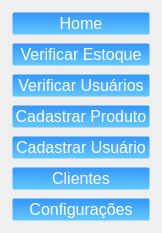
        <widget class="QFrame" name="frame_botoes_navegacoes">
         <property name="sizePolicy">
          <sizepolicy hsizetype="Expanding" vsizetype="Expanding">
           <horstretch>0</horstretch>
           <verstretch>0</verstretch>
          </sizepolicy>
         </property>
         <property name="maximumSize">
          <size>
           <width>162</width>
           <height>16777215</height>
          </size>
         </property>
         <property name="frameShape">
          <enum>QFrame::NoFrame</enum>
         </property>
         <property name="frameShadow">
          <enum>QFrame::Plain</enum>
         </property>
         <layout class="QVBoxLayout" name="verticalLayout_11">
          <item>
           <widget class="QPushButton" name="btn_home">
            <property name="sizePolicy">
             <sizepolicy hsizetype="Expanding" vsizetype="Expanding">
              <horstretch>0</horstretch>
              <verstretch>0</verstretch>
             </sizepolicy>
            </property>
            <property name="maximumSize">
             <size>
              <width>145</width>
              <height>25</height>
             </size>
            </property>
            <property name="cursor">
             <cursorShape>PointingHandCursor</cursorShape>
            </property>
            <property name="styleSheet">
             <string notr="true">QPushButton {
    color: rgb(255, 255, 255);
    border-radius: 3px;
    font-size: 16px;
    background: qlineargradient(x1:0, y1:0, x2:0, y2:1, stop:0 rgb(50, 150, 250), stop:1 rgb(100, 200, 255)); /* Gradiente de azul claro para azul mais claro */
    border: 3px solid transparent;
}

QPushButton:hover {
    background: qlineargradient(x1:0, y1:0, x2:0, y2:1, stop:0 rgb(100, 180, 255), stop:1 rgb(150, 220, 255)); /* Gradiente de azul mais claro para azul ainda mais claro */
    color: black;
}</string>
            </property>
            <property name="text">
             <string>Home</string>
            </property>
           </widget>
          </item>
          <item>
           <widget class="QPushButton" name="btn_verificar_estoque">
            <property name="sizePolicy">
             <sizepolicy hsizetype="Expanding" vsizetype="Expanding">
              <horstretch>0</horstretch>
              <verstretch>0</verstretch>
             </sizepolicy>
            </property>
            <property name="maximumSize">
             <size>
              <width>145</width>
              <height>25</height>
             </size>
            </property>
            <property name="cursor">
             <cursorShape>PointingHandCursor</cursorShape>
            </property>
            <property name="styleSheet">
             <string notr="true">QPushButton {
    color: rgb(255, 255, 255);
    border-radius: 3px;
    font-size: 16px;
    background: qlineargradient(x1:0, y1:0, x2:0, y2:1, stop:0 rgb(50, 150, 250), stop:1 rgb(100, 200, 255)); /* Gradiente de azul claro para azul mais claro */
    border: 3px solid transparent;
}

QPushButton:hover {
    background: qlineargradient(x1:0, y1:0, x2:0, y2:1, stop:0 rgb(100, 180, 255), stop:1 rgb(150, 220, 255)); /* Gradiente de azul mais claro para azul ainda mais claro */
    color: black;
}</string>
            </property>
            <property name="text">
             <string>Verificar Estoque</string>
            </property>
           </widget>
          </item>
          <item>
           <widget class="QPushButton" name="btn_verificar_usuarios">
            <property name="sizePolicy">
             <sizepolicy hsizetype="Expanding" vsizetype="Expanding">
              <horstretch>0</horstretch>
              <verstretch>0</verstretch>
             </sizepolicy>
            </property>
            <property name="maximumSize">
             <size>
              <width>145</width>
              <height>25</height>
             </size>
            </property>
            <property name="cursor">
             <cursorShape>PointingHandCursor</cursorShape>
            </property>
            <property name="styleSheet">
             <string notr="true">QPushButton {
    color: rgb(255, 255, 255);
    border-radius: 3px;
    font-size: 16px;
    background: qlineargradient(x1:0, y1:0, x2:0, y2:1, stop:0 rgb(50, 150, 250), stop:1 rgb(100, 200, 255)); /* Gradiente de azul claro para azul mais claro */
    border: 3px solid transparent;
}

QPushButton:hover {
    background: qlineargradient(x1:0, y1:0, x2:0, y2:1, stop:0 rgb(100, 180, 255), stop:1 rgb(150, 220, 255)); /* Gradiente de azul mais claro para azul ainda mais claro */
    color: black;
}</string>
            </property>
            <property name="text">
             <string>Verificar Usuários</string>
            </property>
           </widget>
          </item>
          <item>
           <widget class="QPushButton" name="btn_cadastrar_produto">
            <property name="sizePolicy">
             <sizepolicy hsizetype="Expanding" vsizetype="Expanding">
              <horstretch>0</horstretch>
              <verstretch>0</verstretch>
             </sizepolicy>
            </property>
            <property name="maximumSize">
             <size>
              <width>145</width>
              <height>25</height>
             </size>
            </property>
            <property name="cursor">
             <cursorShape>PointingHandCursor</cursorShape>
            </property>
            <property name="styleSheet">
             <string notr="true">QPushButton {
    color: rgb(255, 255, 255);
    border-radius: 3px;
    font-size: 16px;
    background: qlineargradient(x1:0, y1:0, x2:0, y2:1, stop:0 rgb(50, 150, 250), stop:1 rgb(100, 200, 255)); /* Gradiente de azul claro para azul mais claro */
    border: 3px solid transparent;
}

QPushButton:hover {
    background: qlineargradient(x1:0, y1:0, x2:0, y2:1, stop:0 rgb(100, 180, 255), stop:1 rgb(150, 220, 255)); /* Gradiente de azul mais claro para azul ainda mais claro */
    color: black;
}</string>
            </property>
            <property name="text">
             <string>Cadastrar Produto</string>
            </property>
           </widget>
          </item>
          <item>
           <widget class="QPushButton" name="btn_cadastrar_usuarios">
            <property name="sizePolicy">
             <sizepolicy hsizetype="Expanding" vsizetype="Expanding">
              <horstretch>0</horstretch>
              <verstretch>0</verstretch>
             </sizepolicy>
            </property>
            <property name="maximumSize">
             <size>
              <width>145</width>
              <height>25</height>
             </size>
            </property>
            <property name="cursor">
             <cursorShape>PointingHandCursor</cursorShape>
            </property>
            <property name="styleSheet">
             <string notr="true">QPushButton {
    color: rgb(255, 255, 255);
    border-radius: 3px;
    font-size: 16px;
    background: qlineargradient(x1:0, y1:0, x2:0, y2:1, stop:0 rgb(50, 150, 250), stop:1 rgb(100, 200, 255)); /* Gradiente de azul claro para azul mais claro */
    border: 3px solid transparent;
}

QPushButton:hover {
    background: qlineargradient(x1:0, y1:0, x2:0, y2:1, stop:0 rgb(100, 180, 255), stop:1 rgb(150, 220, 255)); /* Gradiente de azul mais claro para azul ainda mais claro */
    color: black;
}</string>
            </property>
            <property name="text">
             <string>Cadastrar Usuário</string>
            </property>
           </widget>
          </item>
          <item>
           <widget class="QPushButton" name="btn_clientes">
            <property name="sizePolicy">
             <sizepolicy hsizetype="Expanding" vsizetype="Expanding">
              <horstretch>0</horstretch>
              <verstretch>0</verstretch>
             </sizepolicy>
            </property>
            <property name="maximumSize">
             <size>
              <width>145</width>
              <height>25</height>
             </size>
            </property>
            <property name="styleSheet">
             <string notr="true">QPushButton {
    color: rgb(255, 255, 255);
    border-radius: 3px;
    font-size: 16px;
    background: qlineargradient(x1:0, y1:0, x2:0, y2:1, stop:0 rgb(50, 150, 250), stop:1 rgb(100, 200, 255)); /* Gradiente de azul claro para azul mais claro */
    border: 3px solid transparent;
}

QPushButton:hover {
    background: qlineargradient(x1:0, y1:0, x2:0, y2:1, stop:0 rgb(100, 180, 255), stop:1 rgb(150, 220, 255)); /* Gradiente de azul mais claro para azul ainda mais claro */
    color: black;
}</string>
            </property>
            <property name="text">
             <string>Clientes</string>
            </property>
           </widget>
          </item>
          <item>
           <widget class="QPushButton" name="btn_configuracoes">
            <property name="sizePolicy">
             <sizepolicy hsizetype="Expanding" vsizetype="Expanding">
              <horstretch>0</horstretch>
              <verstretch>0</verstretch>
             </sizepolicy>
            </property>
            <property name="maximumSize">
             <size>
              <width>145</width>
              <height>25</height>
             </size>
            </property>
            <property name="styleSheet">
             <string notr="true">QPushButton {
    color: rgb(255, 255, 255);
    border-radius: 3px;
    font-size: 16px;
    background: qlineargradient(x1:0, y1:0, x2:0, y2:1, stop:0 rgb(50, 150, 250), stop:1 rgb(100, 200, 255)); /* Gradiente de azul claro para azul mais claro */
    border: 3px solid transparent;
}

QPushButton:hover {
    background: qlineargradient(x1:0, y1:0, x2:0, y2:1, stop:0 rgb(100, 180, 255), stop:1 rgb(150, 220, 255)); /* Gradiente de azul mais claro para azul ainda mais claro */
    color: black;
}</string>
            </property>
            <property name="text">
             <string>Configurações</string>
            </property>
           </widget>
          </item>
         </layout>
        </widget>
